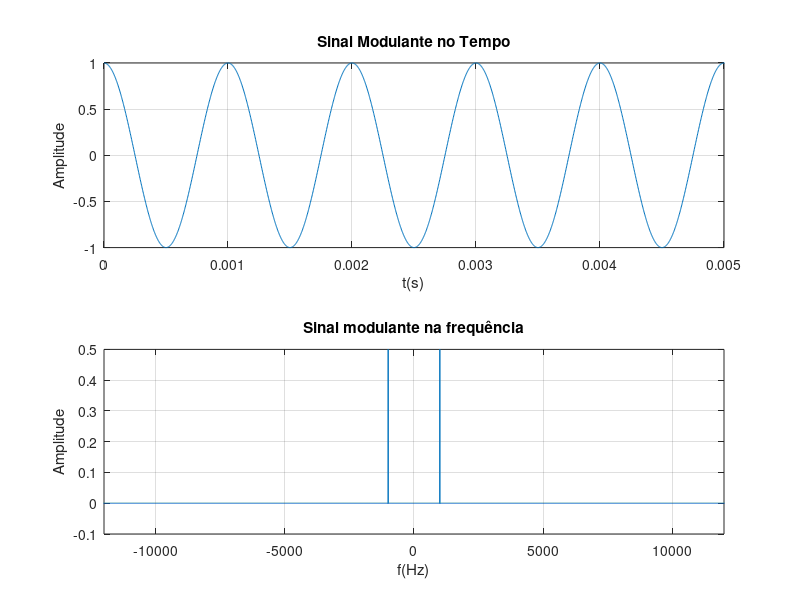
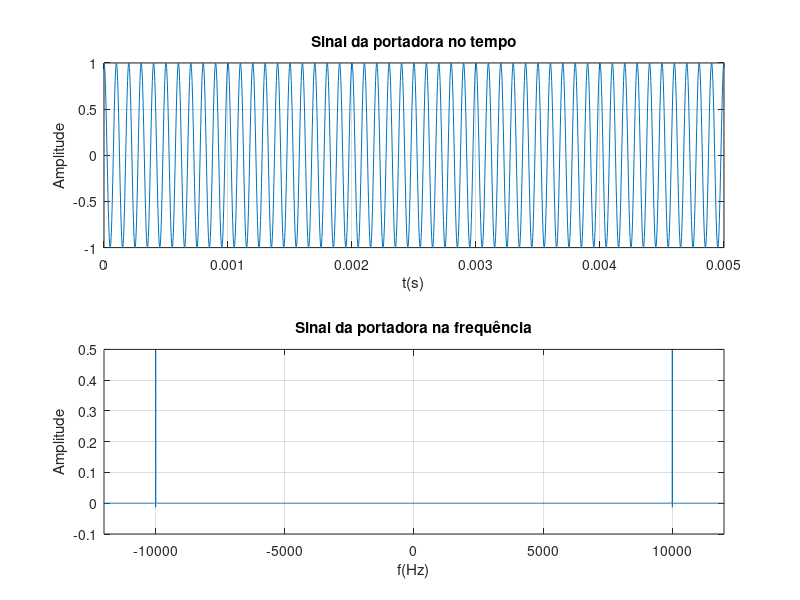
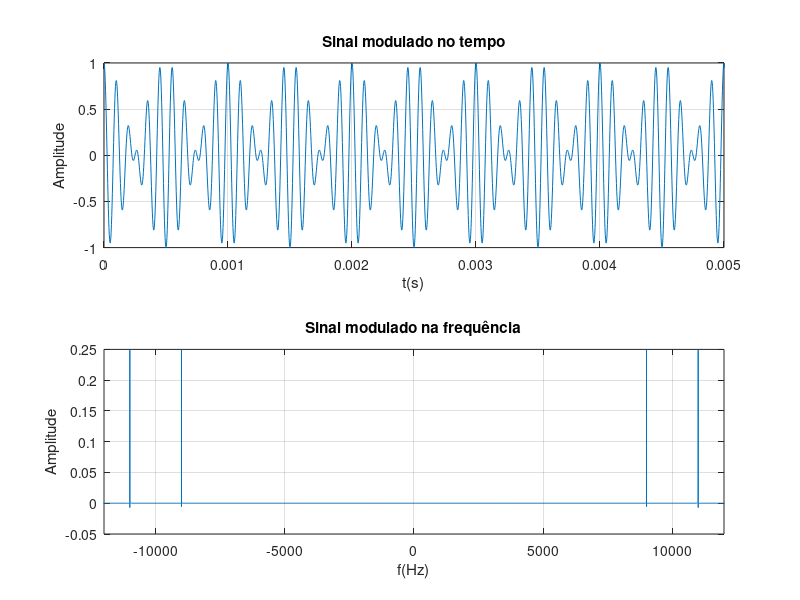
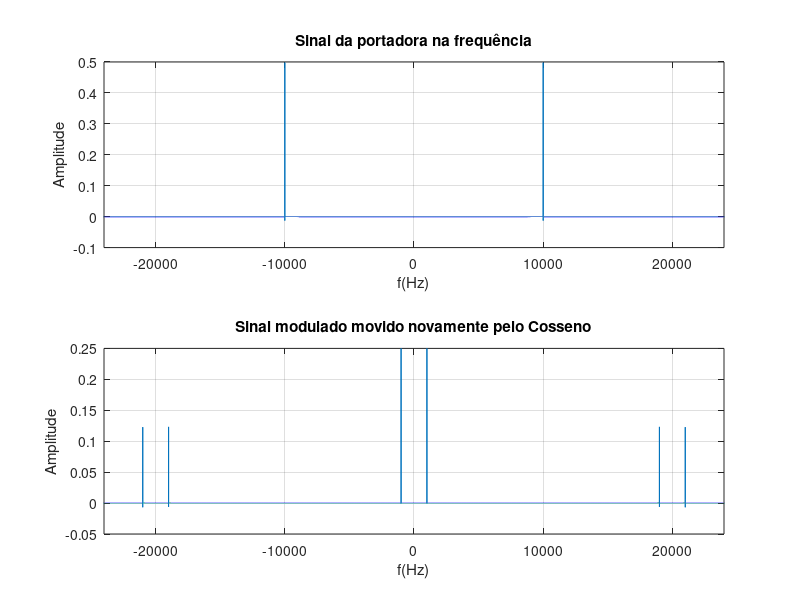

Write MATLAB code to recreate these figures, in order.
clc; close all; clear all;  % Limpa a janela de comando, fecha todas as janelas de figuras e remove todas as variáveis do workspace.

% Definindo parâmetros para o primeiro sinal
Fmodulante = 1000;              % Frequência do primeiro sinal (2000 Hz)
Tmodulante = 1/Fmodulante;              % Período do primeiro sinal
phimodulante = 0;               % Fase do primeiro sinal (0 radianos)
Amodulante = 1;                 % Amplitude do primeiro sinal

% Definindo parâmetros para o segundo sinal
fportadora = 10000;              % Frequência do segundo sinal (4000 Hz, que é o dobro da primeira frequência)
Tportadora = 1/fportadora;              % Período do segundo sinal
phiportadora = 0;           % Fase do segundo sinal (π/2 radianos)
Aportadora = 1;                 % Amplitude do segundo sinal

% Definindo parâmetros de amostragem
fs = 40 * fportadora;           % Frequência de amostragem (40 vezes a frequência do terceiro sinal)
ts = 1/fs;             % Intervalo de amostragem
t = 0 : ts : 1;        % Vetor de tempo de 0 a 1 segundo com passo de amostragem ts


% Domínio do tempo
m_t = Amodulante*cos(2*pi*Fmodulante*t + phimodulante);
c_t = Aportadora*cos(2*pi*fportadora*t + phiportadora);
s_t = m_t .* c_t;

% Vetor da frequência:
df = length(t) / (fs+1);
f = -fs/2 : df : fs/2;

% Domínio da frequência
X_Fmodulante = fft(m_t)/length(m_t);
X_Fmodulante = fftshift(X_Fmodulante);

X_fportadora = fft(c_t)/length(c_t);
X_fportadora = fftshift(X_fportadora);

X_Fmodulado = fft(s_t)/length(s_t);
X_Fmodulado = fftshift(X_Fmodulado);

%Plotando o modulante
figure(1);

subplot(2,1,1)
plot(t,m_t);
xlim([0 5*(1/Fmodulante)]);
ylabel('Amplitude');
xlabel('t(s)');
title('Sinal Modulante no Tempo');
grid on;

subplot(2,1,2)
plot(f,X_Fmodulante);
xlim([-12000 12000]);
ylabel('Amplitude');
xlabel('f(Hz)');
title('Sinal modulante na frequência');
grid on;

%Plotando a portadora
figure(2)

subplot(2,1,1)
plot(t,c_t);
xlim([0 5*(1/Fmodulante)]);
ylabel('Amplitude');
xlabel('t(s)');
title('Sinal da portadora no tempo');
grid on;

subplot(2,1,2)
plot(f,X_fportadora);
xlim([-12000 12000]);
ylabel('Amplitude');
xlabel('f(Hz)');
title('Sinal da portadora na frequência');
grid on;

% Plotando o modulado
figure(3)

subplot(2,1,1)
plot(t,s_t);
xlim([0 5*(1/Fmodulante)]);
ylabel('Amplitude');
xlabel('t(s)');
title('Sinal modulado no tempo');
grid on;

subplot(2,1,2)
plot(f,X_Fmodulado);
xlim([-12000 12000]);
ylabel('Amplitude');
xlabel('f(Hz)');
title('Sinal modulado na frequência');
grid on;


% Multiplicando  o sinal pelo cosseno
r_t = s_t .* c_t;

% Passando para a frequência
X_Fdemodulado = fft(r_t)/length(r_t);
X_Fdemodulado = fftshift(X_Fdemodulado);

% Retornando o sinal para a origem
figure;
subplot(2,1,1)
plot(f,X_fportadora);
xlim([-24000 24000]);
ylabel('Amplitude');
xlabel('f(Hz)');
title('Sinal da portadora na frequência');
grid on;

subplot(2,1,2)
plot(f,X_Fdemodulado);
xlim([-24000 24000]);
ylabel('Amplitude');
xlabel('f(Hz)');
title('Sinal modulado movido novamente pelo Cosseno');
grid on;

% Filtragem Passa baixa
% Filtro passa baixa
filtro_passa_baixa = [zeros(1,199000) ones(1,2001), zeros(1,199000)];
sinal_filtrado1 = filtro_passa_baixa .* X_Fdemodulado;

sinal_filtrado_tempo = ifftshift(sinal_filtrado1);
sinal_filtrado_tempo = ifft(sinal_filtrado_tempo) * length(s_t);

% Plotando o sinal demodulado
figure(5)
subplot(2,1,1)
plot(f,sinal_filtrado1);
xlim([-12000 12000]);
ylabel('Amplitude');
xlabel('f(Hz)');
title('Sinal demodulado na frequência');
grid on;

subplot(2,1,2)
plot(t,sinal_filtrado_tempo);
xlim([0 5*(1/Fmodulante)]);
ylabel('Amplitude');
xlabel('t(s)');
title('Sinal demodulado no tempo');
grid on;



